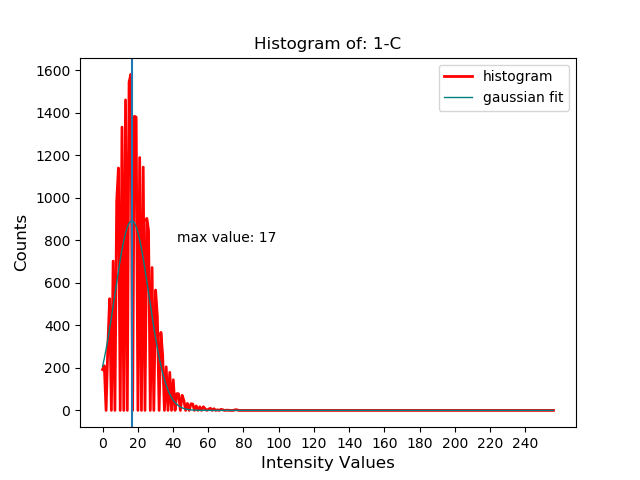
#> input picture otros/Histogram of 1-C.png, 640 x 480 px
$ python ImageAnalisys.py 'Histogram of 1-C.png'
#> lines starting #> are read from the running program, lines starting #| are printed output that depends on the picture
import cv2
import numpy as np
import sys
import math

import matplotlib.pyplot as plt
import matplotlib as mpl
from mpl_toolkits.axes_grid1 import make_axes_locatable
from mpl_toolkits.axes_grid1.colorbar import colorbar

from PIL import Image

import pdb

def cal_luminosity(file_name):

#> called with file_name = 'Histogram of 1-C.png'
    cv_img = cv2.imread(file_name)#np.array con shape(filas, columnas, canales)
#> cv_img is the input picture: shape (480, 640, 3); mean B, G, R 240.7, 240.5, 248.9
    cv_img = cv2.cvtColor(cv_img, cv2.COLOR_BGR2RGB) #volvemos el valor del np.array a RGB para procesar
    cv_img = cv_img[40:407, 0:500]
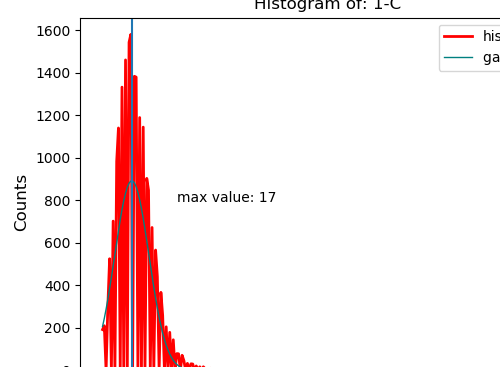
#> cv_img: shape (367, 500, 3); mean R, G, B 249.7, 236.4, 236.6
    #cv_img = cv2.GaussianBlur(cv_img, (5,5), 0)
    #b, g, r = cv2.split(cv_img)#separamos los canales en gbr
    b = cv_img[:,:,0]#Estas lineas hacen lo mismo que la anterior, pero mas eficiente
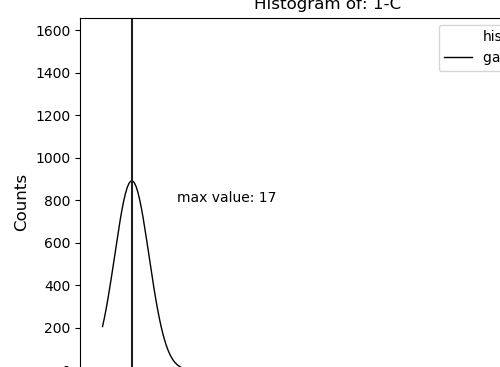
#> b: shape (367, 500); min 0, max 255, mean 249.7
    g = cv_img[:,:,1]
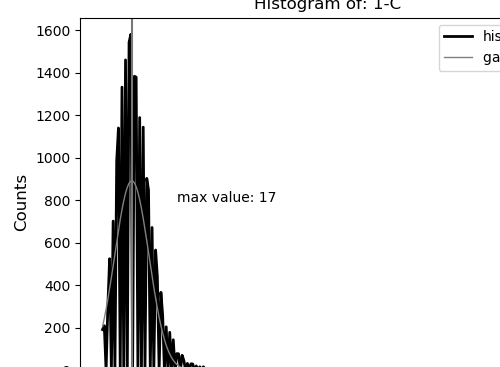
#> g: shape (367, 500); min 0, max 255, mean 236.4
    r = cv_img[:,:,2]

    #Este for hace lo mismo que cv_img2 = cv2.imread(file_name, 0)
    holder = np.ones(cv_img[:,:,0].shape)
    for i in range(b.shape[0]):#Filas
        for j in range(b.shape[1]):#Columnas
            lum=0.2126*r[i][j] + 0.7152*g[i][j] + 0.0722*b[i][j] #Photometric/digital ITU BT.709
            #lum=0.299*r[i][j] +0.587*g[i][j]+0.114*b[i][j] #Digital ITU BT.601
                                                            #(gives more weight to the R and B components)
            holder[i][j] = lum

    #Normalizamos la matriz
    maxholder = np.amax(holder)
#> maxholder = 255
    for i in range(b.shape[0]):
        for j in range(b.shape[1]):
            holder[i][j] = holder[i][j]/maxholder

    minholder = np.amin(holder)
#> minholder = 0
    maxholder = np.amax(holder)
#> maxholder = 1

    return(holder, maxholder, minholder)

image_name = sys.argv[1]

#creamos ambas matrices a partir de del calculo de luminosidad (grayscale)
cv_img1 = cal_luminosity(image_name)[0]
cv_img1max = cal_luminosity(image_name)[1]#Son de las imagenes no normalizadas
#> cv_img1max = 1
cv_img1min = cal_luminosity(image_name)[2]
#> cv_img1min = 0

bounds = np.linspace(cv_img1min, cv_img1max, 10, endpoint=True)

ax1 = plt.subplot(111)
pltimg = ax1.imshow(cv_img1, cmap = plt.cm.jet)
divider = make_axes_locatable(ax1)
cax = divider.append_axes("right", size="5%", pad=0.05)
plt.colorbar(pltimg, cax = cax, ticks = bounds)

plt.show()
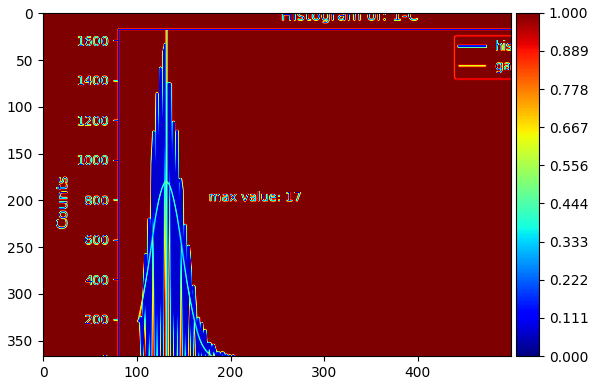
#> figure drawn by matplotlib, 2 panels
